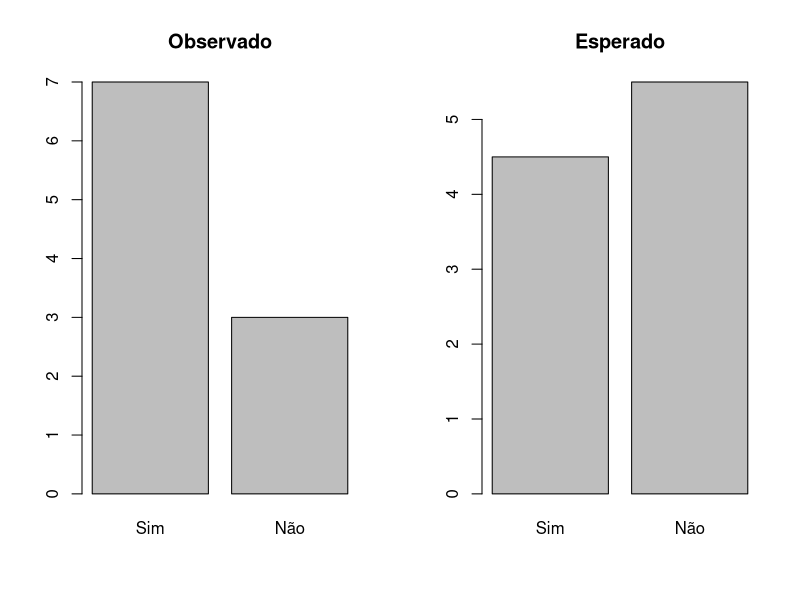
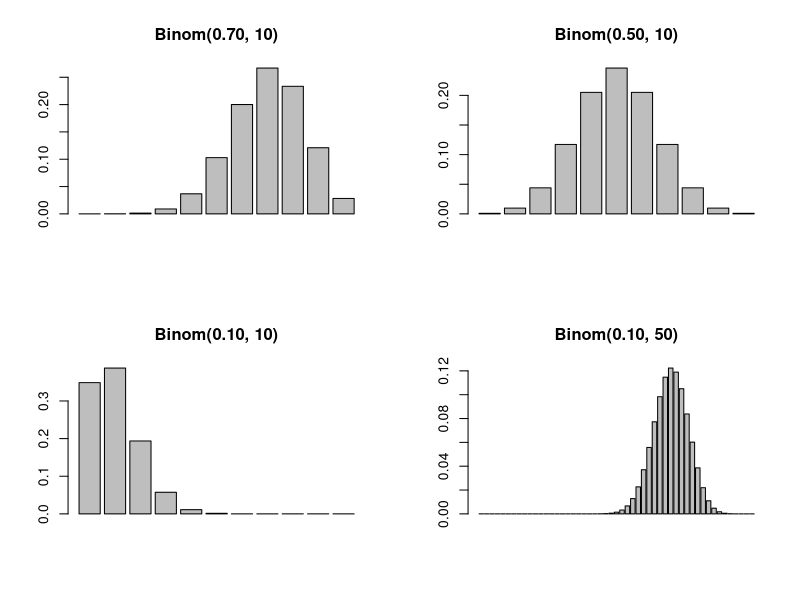
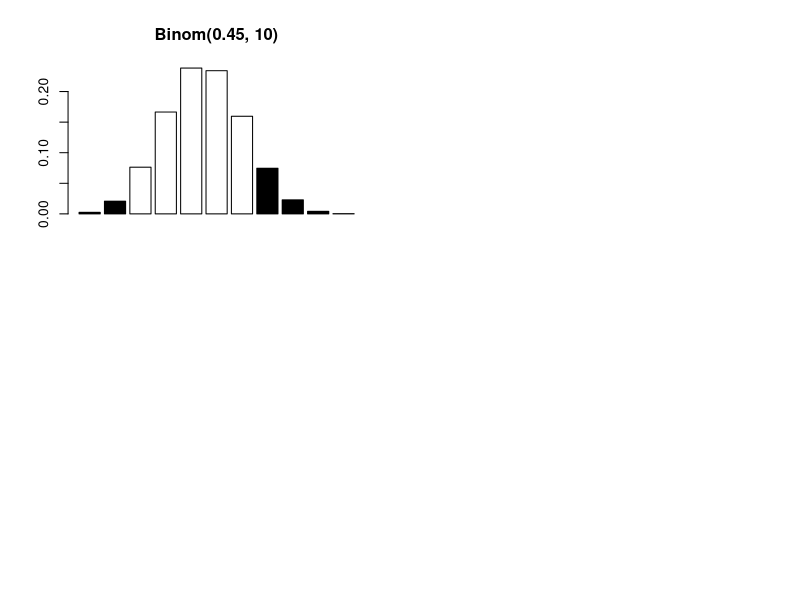
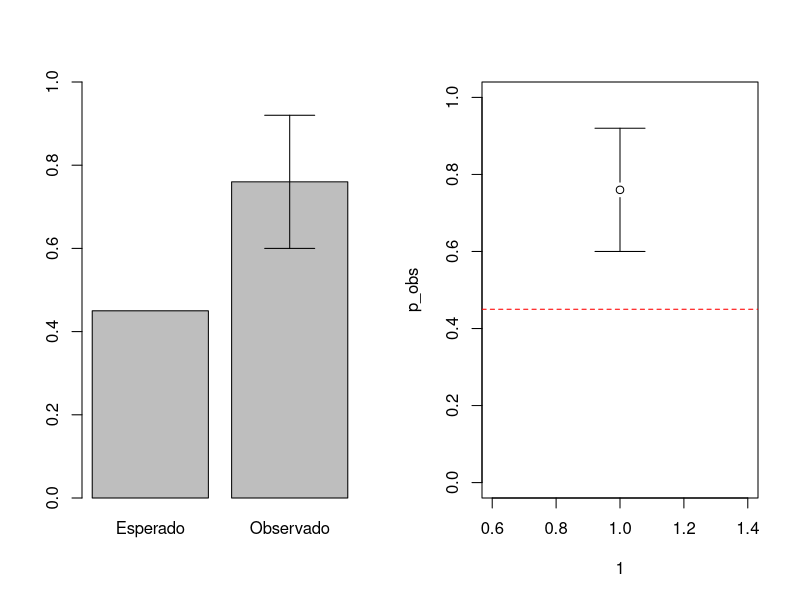

Write the R code that produced these figures, in order.
## ---- chunk 1
knitr::knit_hooks$set(change_size = function(before, options, envir) {
    if (before) {
        return(paste(options$change_size))
    }
})
knitr::opts_chunk$set(prompt = TRUE, change_size='\\small')

## hwfq     <- function(p) c(p**2, 2 * p * (1-p), (1-p)**2)
## n        <- 50
## amostra  <- sprintf("S%02d", 1:n)
## sexo     <- sample(c("M", "F"), n, replace = T)
## idade    <- floor(rnorm(n, 15, 3))
## hipoptr  <- sample(c("Sim", "Não"), n, replace = T, prob = c(0.76, 0.24))
## anemia   <- sample(c("Sim", "Não"), n, replace = T, prob = c(0.4, 0.6))
## response <- ifelse(hipoptr == "Sim",
##                   sample(c("I", "II", "III"), n, replace = T, prob = hwfq(0.55)),
##                   sample(c("I", "II", "III"), n, replace = T, prob = hwfq(0.3)),
## mut_a    <- ifelse(hipoptr == "Sim",
##                   sample(c("AA", "Aa", "aa"), n, replace = T, prob = hwfq(0.4)),
##                   sample(c("AA", "Aa", "aa"), n, replace = T, prob = hwfq(0.1))
## mut_b    <- ifelse(hipoptr == "Sim",
##                   sample(c("BB", "Bb", "bb"), n, replace = T, prob = hwfq(0.1)),
##                   sample(c("BB", "Bb", "bb"), n, replace = T, prob = hwfq(0.25))
## write.table(
##     data.frame(amostra = amostra,
##                sexo    = sexo,
##                idade   = idade,
##                hipoptr = hipoptr,
##                anemia  = anemia,
##                response= response,
##                mut_a   = mut_a,
##                mut_b   = mut_b),
##    'cftr-ex.tsv', quote=F, row.names=F)
## ---- chunk 2
  par(mfrow = c(1,2))
  barplot(c("Sim" = 7,   "Não" = 3),   main = "Observado")
  barplot(c("Sim" = 4.5, "Não" = 5.5), main = "Esperado")
## ---- chunk 3
binom.test(7, n = 10, p = 0.45)
## ---- chunk 4
par(mfrow = c(2,2))
barplot(dbinom(0:10, size = 10, p = 0.7), main = "Binom(0.70, 10)")
barplot(dbinom(0:10, size = 10, p = 0.5), main = "Binom(0.50, 10)")
barplot(dbinom(0:10, size = 10, p = 0.1), main = "Binom(0.10, 10)")
barplot(dbinom(0:50, size = 50, p = 0.7), main = "Binom(0.10, 50)")
## ---- chunk 5
marked <- (0:10 < floor(7 - 4.5)) | (0:10 >= 7)
probs  <- dbinom(0:10, size = 10, p = 0.45)
barplot(probs, col = marked, main = "Binom(0.45, 10)")

sum(probs[marked])
## ---- chunk 6
x <- 7 + 12
n <- 10 + 15

binom.test(x, n, p = 0.45)
## ---- chunk 7
p_obs <- x / n
p_exp <- 0.45

(p_obs/ (1 - p_obs)) / (p_exp / (1-p_exp))
## ---- chunk 8
lower <- qbinom(0.025, n, p_obs) / n
upper <- qbinom(0.975, n, p_obs) / n

c(lower, upper)
## ---- chunk 9
par(mfrow = c(1,2))

barplot(c("Esperado" = p_exp, "Observado" = p_obs), ylim=c(0, 1))
arrows(1.9, lower, 1.9, upper, code = 3, angle = 90)

plot(1, p_obs, ylim=c(0,1))
arrows(1, p_obs + c(-0.02, 0.02), 1, c(lower, upper), angle=90)
abline(h = p_exp, lty = 'dashed', col = 'red')
## ---- chunk 10
cftr <- read.table('cftr-ex.tsv', header = T)

table(cftr$anemia)
binom.test(table(cftr$anemia), p = 1 - 0.35)
## ---- chunk 11
dbinom(15, 50, 0.3)
## sum(dbinom(15:50, 50, 0.3))
pbinom(14, 50, 0.3)
## sum(dbinom(0:14,  50, 0.3))
pbinom(14, 50, 0.3, lower.tail = F)
## ---- chunk 12
## sum(dbinom(16:35, size = 50, p = 0.3))
pbinom(35, 50, 0.3) - pbinom(15, 50, 0.3)

qbinom(c(0.025, 0.975), 50, 0.3)
## ---- chunk 13
prop.table(table(cftr$sexo))
prop.table(table(cftr$response))
## ---- chunk 14
binom.test(table(cftr$sexo))
